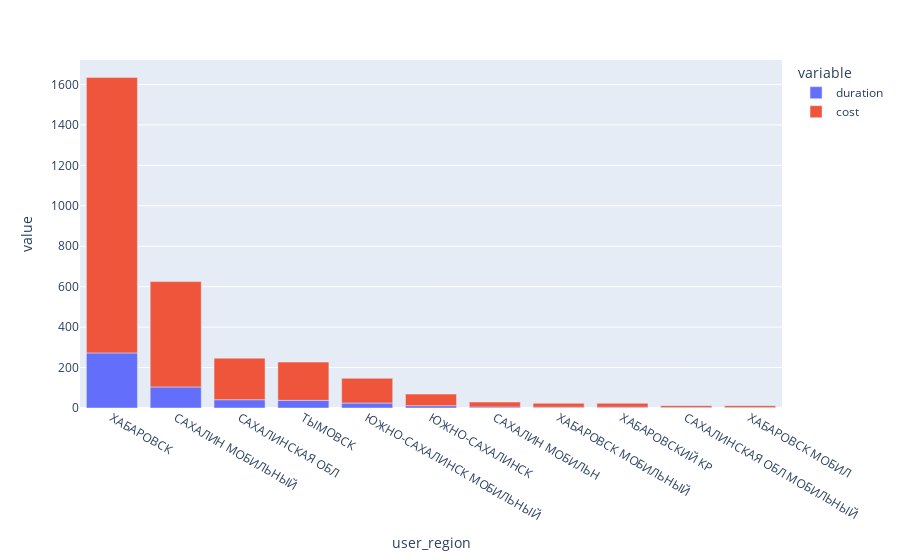

Here is the notebook cell this chart was saved with:
### Code cell
df.groupby("user_region")[["duration", "cost"]].sum().sort_values("cost", ascending=False).plot(kind="bar")

### Figure 1 — Plotly figure (JSON) as saved in the notebook; plotly's stock layout.template omitted (floating-point values rounded to 4 significant figures)
{"data": [{"alignmentgroup": "True", "hovertemplate": "variable=duration<br>user_region=%{x}<br>value=%{y}<extra></extra>", "legendgroup": "duration", "marker": {"color": "#636efa", "pattern": {"shape": ""}}, "name": "duration", "offsetgroup": "duration", "orientation": "v", "showlegend": true, "textposition": "auto", "type": "bar", "x": ["ХАБАРОВСК", "САХАЛИН МОБИЛЬНЫЙ", "САХАЛИНСКАЯ ОБЛ", "ТЫМОВСК", "ЮЖНО-САХАЛИНСК МОБИЛЬНЫЙ", "ЮЖНО-САХАЛИНСК", "САХАЛИН МОБИЛЬН", "ХАБАРОВСК МОБИЛЬНЫЙ", "ХАБАРОВСКИЙ КР", "САХАЛИНСКАЯ ОБЛ МОБИЛЬНЫЙ", "ХАБАРОВСК МОБИЛ"], "xaxis": "x", "y": [272.5, 104.2, 41.1, 37.9, 24.5, 11.5, 4.9, 3.9, 3.9, 1.9, 1.9], "yaxis": "y"}, {"alignmentgroup": "True", "hovertemplate": "variable=cost<br>user_region=%{x}<br>value=%{y}<extra></extra>", "legendgroup": "cost", "marker": {"color": "#EF553B", "pattern": {"shape": ""}}, "name": "cost", "offsetgroup": "cost", "orientation": "v", "showlegend": true, "textposition": "auto", "type": "bar", "x": ["ХАБАРОВСК", "САХАЛИН МОБИЛЬНЫЙ", "САХАЛИНСКАЯ ОБЛ", "ТЫМОВСК", "ЮЖНО-САХАЛИНСК МОБИЛЬНЫЙ", "ЮЖНО-САХАЛИНСК", "САХАЛИН МОБИЛЬН", "ХАБАРОВСК МОБИЛЬНЫЙ", "ХАБАРОВСКИЙ КР", "САХАЛИНСКАЯ ОБЛ МОБИЛЬНЫЙ", "ХАБАРОВСК МОБИЛ"], "xaxis": "x", "y": [1362.0, 521, 205.5, 189.5, 122.5, 57.5, 24.5, 19.5, 19.5, 9.5, 9.5], "yaxis": "y"}], "layout": {"barmode": "relative", "legend": {"title": {"text": "variable"}, "tracegroupgap": 0}, "margin": {"t": 60}, "xaxis": {"anchor": "y", "domain": [0, 1], "title": {"text": "user_region"}}, "yaxis": {"anchor": "x", "domain": [0, 1], "title": {"text": "value"}}}}
